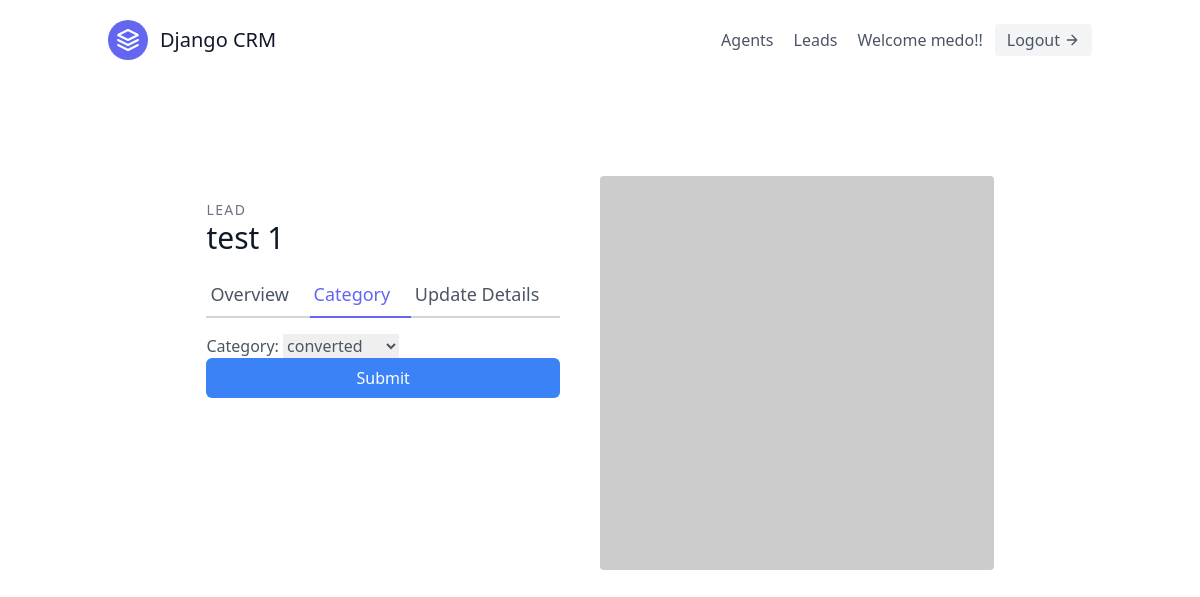
The page /base/4/category/ (signed in) on the database its author committed.
### base/models.py (models this page shows, shortened)
class User(AbstractUser):
    is_organisor = models.BooleanField(default= True)
    is_agent = models.BooleanField(default=False)

class Lead(models.Model):
    first_name = models.CharField(max_length= 30)
    last_name = models.CharField(max_length= 30)
    age = models.IntegerField(default=0)
    organisation = models.ForeignKey(UserProfile, on_delete=models.CASCADE)
    agent = models.ForeignKey("Agent", null= True, blank= True, on_delete= models.SET_NULL)
    category = models.ForeignKey('Category', related_name='leads', null= True, blank= True, on_delete=models.SET_NULL)
    description = models.TextField()
    date_added = models.DateTimeField(auto_now_add= True)
    phone_number = models.CharField(max_length=15)
    email = models.EmailField()

### base/views.py (the view, shortened to what this page needs)
# urls.py: path('<int:pk>/category/', LeadCategoryUpdateView.as_view(), name='lead-category-update'),
class LeadCategoryUpdateView(LoginRequiredMixin, UpdateView):
    template_name = 'base/lead_category_update.html'
    form_class = LeadCategoryUpdateForm
    def get_queryset(self):
        user = self.request.user
        if user.is_organisor:
            queryset = Lead.objects.filter(organisation= user.userprofile)
        else:
            queryset = Lead.objects.filter(organisation= user.agent.organisation)
            queryset = queryset.filter(agent__user= user)
        return queryset

### base/forms.py
class LeadCategoryUpdateForm(forms.ModelForm):
    class Meta:
        model = Lead
        fields = ('category',)

### base/models.py (called while the page is built)
    def __str__(self) -> str:
        return self.name

### base/templates/base/lead_category_update.html (shortened to what this page needs)
{% extends 'base.html' %}
{% load tailwind_filters %}
{% block content %}
<section class="text-gray-600 body-font overflow-hidden">
    <div class="container px-5 py-24 mx-auto">
      <div class="lg:w-4/5 mx-auto flex flex-wrap">
        <div class="lg:w-1/2 w-full lg:pr-10 lg:py-6 mb-6 lg:mb-0">
          <h2 class="text-sm title-font text-gray-500 tracking-widest">LEAD</h2>
          <h1 class="text-gray-900 text-3xl title-font font-medium mb-4">{{ lead.first_name }} {{ lead.last_name }}</h1>
          <div class="flex mb-4">
            <a href="{% url 'base:lead-detail' lead.pk %}" class="flex-grow border-b-2 border-gray-300 py-2 text-lg px-1">
                Overview
            </a>
            <a href="{% url 'base:lead-category-update' lead.pk %}" class="flex-grow text-indigo-500 border-b-2 border-indigo-500 py-2 text-lg px-1">
                Category
            </a>
            <a href="{% url 'base:lead-update' lead.pk %}" class="flex-grow border-b-2 border-gray-300 py-2 text-lg px-1">
                Update Details
            </a>
          </div>
          <form method="POST">
            {{ form|crispy }}
            <button type="submit" class="text-white w-full bg-blue-500 hover:bg-blue-600 px-3 py-2 rounded-md">Submit</button>
        </form>
        </div>
        <img alt="ecommerce" class="lg:w-1/2 w-full lg:h-auto h-64 object-cover object-center rounded" src="https://dummyimage.com/400x400">
      </div>
    </div>
  </section>
{% endblock %}

### templates/navbar.html (shortened to what this page needs)
<header class="text-gray-600 body-font">
    <div class="container mx-auto flex flex-wrap p-5 flex-col md:flex-row items-center">
      <a class="flex title-font font-medium items-center text-gray-900 mb-4 md:mb-0">
        <svg xmlns="http://www.w3.org/2000/svg" fill="none" stroke="currentColor" stroke-linecap="round" stroke-linejoin="round" stroke-width="2" class="w-10 h-10 text-white p-2 bg-indigo-500 rounded-full" viewBox="0 0 24 24">
          <path d="M12 2L2 7l10 5 10-5-10-5zM2 17l10 5 10-5M2 12l10 5 10-5"></path>
        </svg>
        <span class="ml-3 text-xl">Django CRM</span>
      </a>
      <nav class="md:ml-auto flex flex-wrap items-center text-base justify-center">
        {% if not request.user.is_authenticated %}
        <a href="{% url 'signup' %}" class="mr-5 hover:text-gray-900">Sign Up</a>
        {% else %}
          {% if request.user.is_organisor %}
          <a href="{% url 'agents:agent-list' %}" class="mr-5 hover:text-gray-900">Agents</a>
          {% endif %}
          <a href="{% url 'base:lead-list' %}" class="mr-5 hover:text-gray-900">Leads</a>
        {% endif %}
      </nav>
      {% if request.user.is_authenticated %}
        Welcome {{ request.user.username }}!!
        <a href="{% url 'logout' %}"  class="ml-3 inline-flex items-center bg-gray-100 border-0 py-1 px-3 focus:outline-none hover:bg-gray-200 rounded text-base mt-4 md:mt-0">
          Logout
          <svg fill="none" stroke="currentColor" stroke-linecap="round" stroke-linejoin="round" stroke-width="2" class="w-4 h-4 ml-1" viewBox="0 0 24 24">
            <path d="M5 12h14M12 5l7 7-7 7"></path>
          </svg>
        </a>
      {% endif %}
    </div>
  </header>

### rows shown on the page
User: user.username "medo"
Lead: first_name "test", last_name "1", category "converted"
